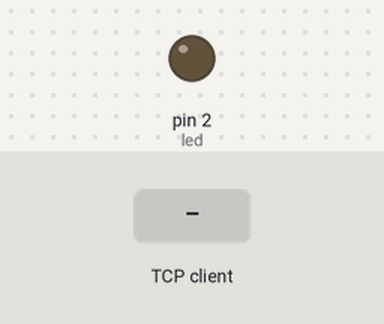
The program below on a simulated MicroPython board. Parts: output pins drawn as LEDs (lit = HIGH). The test bench sets the inputs (shaded band). The board's own WiFi access point starts at once; one TCP client connects 1 s after the port opens and stays connected; what the program prints to the serial console is not drawn.

Above: at 1.2 s.
1.3 s: the TCP client sends "1"
At 1.7 s:
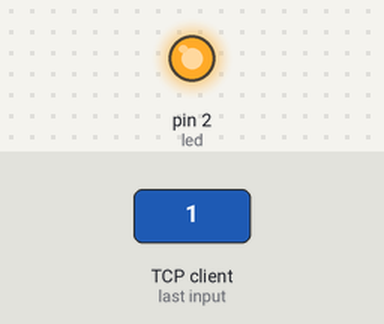
Timing chart, 0 to 4.3 s (numbered marks = the images above; inputs shaded):
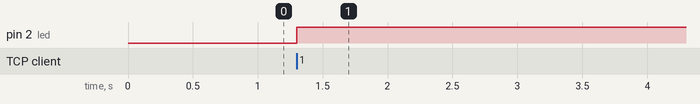

The program:

server.py
```python
from machine import Pin
from time import sleep_ms
import network
import socket

ap = network.WLAN(network.AP_IF) # アクセスポイントインタフェースを作成
ap.config(ssid='ESP-AP', authmode=3, password='espespesp') # アクセスポイントの SSID を設定
ap.config(max_clients=2) # ネットワークに接続できるクライアント数を設定
# 自分のIPアドレス, ネットマスク, デフォルトゲートウェイ(とりあえず自分のIPアドレスと同じにする), DNSサーバ(どうでも良い)の指定
ap.ifconfig(('192.168.0.1', '255.255.255.0', '192.168.0.1', '8.8.8.8'))
ap.active(True)         # インタフェースをアクティブ化

listenSocket = socket.socket() #socketを作成
listenSocket.bind(('192.168.0.1', 1000)) # ソケットを特定のIPアドレスとポートに紐付け
listenSocket.listen(5) # 接続の待受を開始

led = Pin(2, Pin.OUT)
conn, addr = listenSocket.accept()
# クライアントと繋がった
print('accepted')
while True:
    data = conn.recv(1) # データ受信できるまで待つ
    led.value(data[0]) # 0か1の値
```

Measured:
- after the input at 1.3 s, pin 2 (led): LOW → HIGH at once
